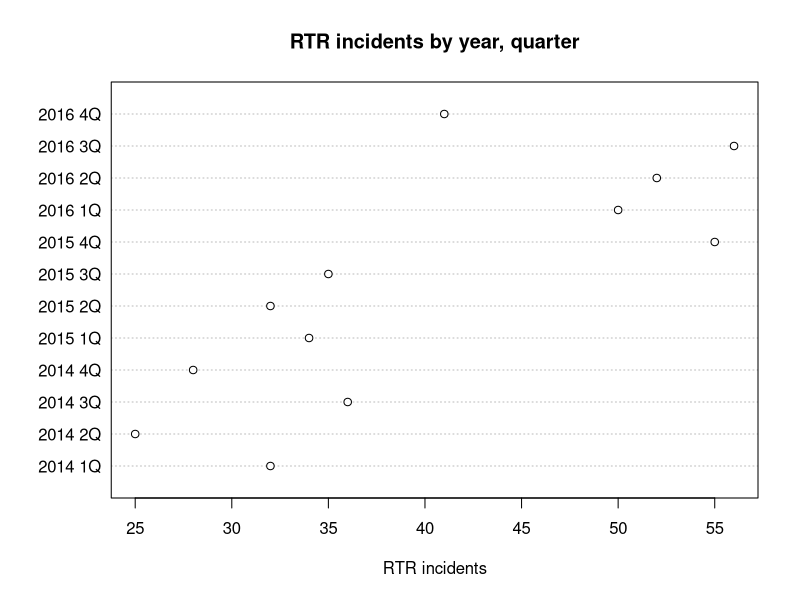
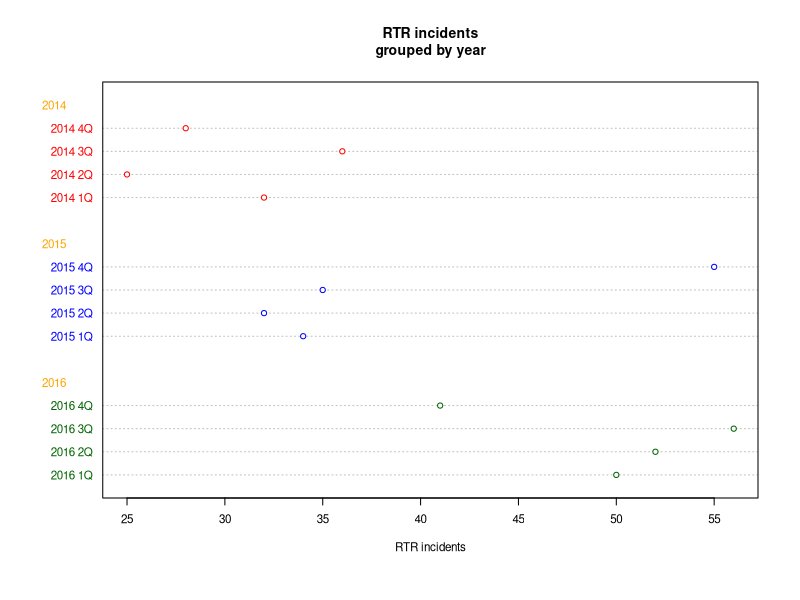

Write R code to recreate these figures, in order.
# Continuing to work with the RTR data
library(readr)
df <- read_csv("dfCrime.csv")

# notice we loaded in the version of the data with the years column
# Let's get the colummn names and summary data
names(df)
summary(df)

# Simple Dotplot - what is CEX? Seems to have something to do
# with type size.
# dotchart(data we want, labels = the column we want to use
# to label the data, cex=type size?, main=Title text, 
# xlab= label for the x axis
dotchart(df$Total_RTR_incidents,labels=df$Year_Quarter,cex=1,
         main="RTR incidents by year, quarter",
         xlab="RTR incidents")


# Dotplot: Grouped, Sorted and Colored
x <- df[order(df$Year_Quarter),] # sort and place into new dataframe x
x$years <- factor(x$years) # it must be class of factor
# next we're creating a new column called color and
x$color[x$years==2014] <- "red" # assign red to 2014 rows
x$color[x$years==2015] <- "blue" # assign blue to 2015 rows 
x$color[x$years==2016] <- "darkgreen" # assign etc
# creates the plot, groups items by years, colors by color
# data, labels, cex, group by the years column,
# gcolor is the color of the years label 
# color for each year is from the color column
dotchart(x$Total_RTR_incidents,labels=x$Year_Quarter,cex=.7,groups= x$years,
         main="RTR incidents\ngrouped by year",
         xlab="RTR incidents", gcolor="Orange", color=x$color) 


